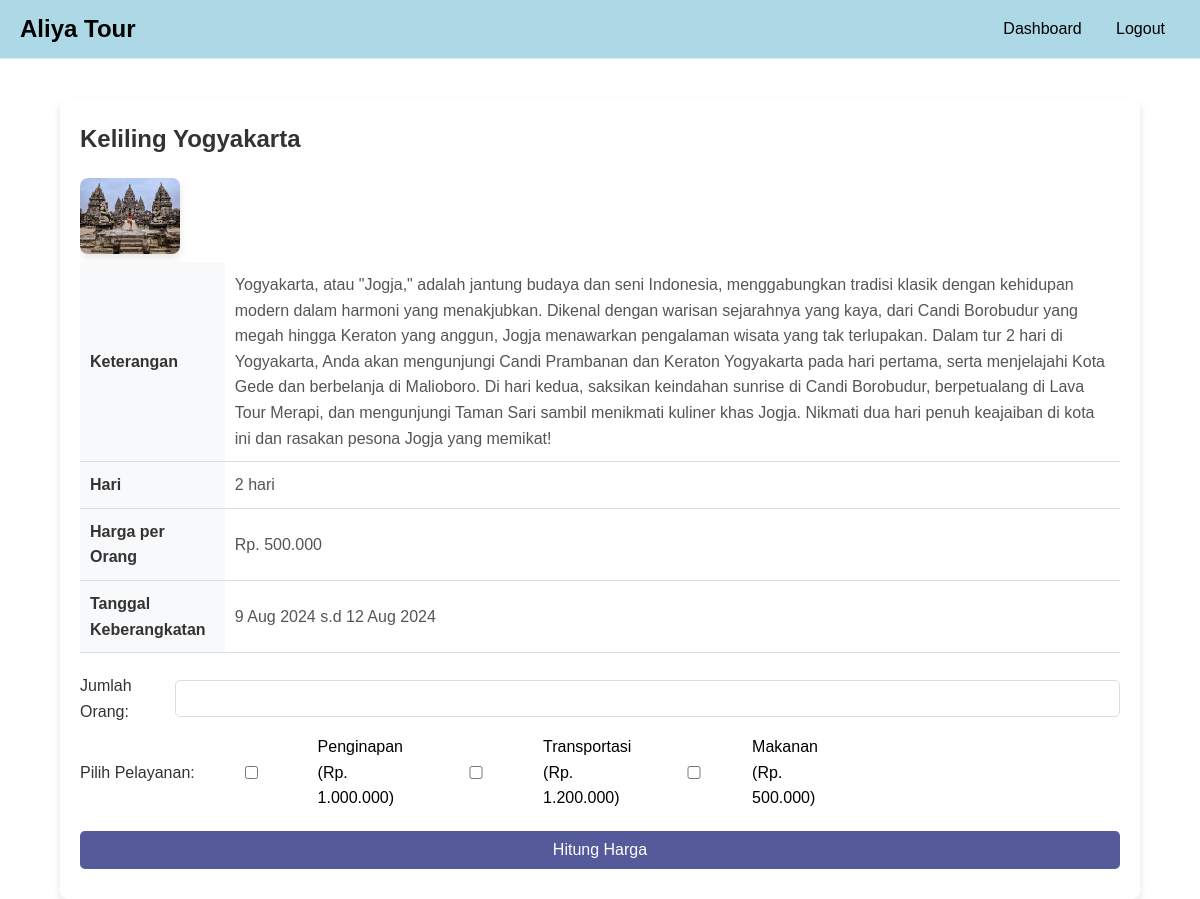
Page /pengguna/detail.php?id=15 on the committed database.
### tables this page shows
CREATE TABLE `paket_wisata` (
  `id` int(11) NOT NULL,
  `judul` varchar(255) NOT NULL,
  `hari` int(11) NOT NULL,
  `harga` decimal(10,2) NOT NULL,
  `keterangan` text NOT NULL,
  `created_at` timestamp NOT NULL DEFAULT current_timestamp(),
  `gambar` varchar(255) DEFAULT NULL,
  `tanggal_mulai` date DEFAULT NULL,
  `tanggal_akhir` date DEFAULT NULL
);

### pengguna/detail.php (the view, shortened to what this page needs)
<?php
include '../config.php';
$conn = new mysqli($servername, $username, $password, $dbname);
if (isset($_GET['id'])) {
    $id = intval($_GET['id']);
    $sql = "SELECT * FROM paket_wisata WHERE id = ?";
    $stmt = $conn->prepare($sql);
    $stmt->bind_param("i", $id);
    $stmt->execute();
    $result = $stmt->get_result();
    if ($result->num_rows > 0) {
        $row = $result->fetch_assoc();
        $tanggal_mulai = new DateTime($row['tanggal_mulai']);
        $tanggal_akhir = new DateTime($row['tanggal_akhir']);
        $tanggal_mulai_formatted = $tanggal_mulai->format('j M Y');
        $tanggal_akhir_formatted = $tanggal_akhir->format('j M Y');
    } else {
        die("Data tidak ditemukan.");
    }
} else {
    die("ID tidak diberikan.");
}
?>
<!DOCTYPE html>
<html lang="en">
<head>
    <link rel="stylesheet" href="../css/detail.css">
</head>
<body>
    <?php include '../nav/header1.php'; ?>
    <div class="container">
        <div class="details">
            <h1><?php echo htmlspecialchars($row['judul']); ?></h1>
            <div class="image" style="width: 100%; max-width: 800px; overflow: hidden;">
    <img src="../uploads/<?php echo htmlspecialchars($row['gambar']); ?>" alt="<?php echo htmlspecialchars($row['judul']); ?>" style="width: 100%; height: auto;">
</div>
            <table>
                <tr>
                    <th>Keterangan</th>
                    <td><?php echo htmlspecialchars($row['keterangan']); ?></td>
                </tr>
                <tr>
                    <th>Hari</th>
                    <td><?php echo htmlspecialchars($row['hari']); ?> hari</td>
                </tr>
                <tr>
                    <th>Harga per Orang</th>
                    <td>Rp. <?php echo number_format($row['harga'], 0, ',', '.'); ?></td>
                </tr>
                <tr>
                    <th>Tanggal Keberangkatan</th>
                    <td><?php echo "$tanggal_mulai_formatted s.d $tanggal_akhir_formatted"; ?></td>
                </tr>
            </table>
            <form method="post" action="<?php echo htmlspecialchars($_SERVER["PHP_SELF"]) . "?id=" . $id; ?>">
                <div class="form-group">
                    <label for="jumlah_orang">Jumlah Orang:</label>
                    <input type="number" name="jumlah_orang" id="jumlah_orang" min="1" required>
                </div>
                <div class="form-group">
                    <label>Pilih Pelayanan:</label><br>
                    <div class="checkbox-label">
                        <input type="checkbox" name="pelayanan[]" value="penginapan"> Penginapan (Rp. 1.000.000)
                    </div>
                    <div class="checkbox-label">
                        <input type="checkbox" name="pelayanan[]" value="transportasi"> Transportasi (Rp. 1.200.000)
                    </div>
                    <div class="checkbox-label">
                        <input type="checkbox" name="pelayanan[]" value="makanan"> Makanan (Rp. 500.000)
                    </div>
                </div>
                <div class="form-group">
                    <input type="submit" value="Hitung Harga">
                </div>
            </form>
        </div>
    </div>
</body>
</html>

### css/detail.css (style rules this page uses)
.container { max-width: 1200px; margin: auto; padding: 20px; }
.image { width: auto; border-radius: 8px; overflow: hidden; max-width: 100%; }
.image img { width: 100%; height: auto; object-fit: cover; border-radius: 8px; box-shadow: 0 4px 8px rgba(0, 0, 0, 0.1); }
.details { background: #fff; border-radius: 8px; box-shadow: 0 4px 8px rgba(0, 0, 0, 0.1); padding: 20px; margin-top: 100px; }
.details h1 { font-size: 24px; font-weight: 700; margin-bottom: 20px; color: #333; }
.details table { width: 100%; margin-bottom: 20px; border-collapse: collapse; }
.details table th, .details table td { padding: 10px; border-bottom: 1px solid #ddd; text-align: left; }
.details table th { background-color: #f8f9fa; color: #333; font-weight: 600; }
.details table td { color: #555; }
.details .form-group { display: flex; align-items: center; margin-bottom: 10px; }
.details .form-group input[type="checkbox"] { margin-right: 10px; }
.details .form-group label { margin: 0; font-weight: 400; color: #333; text-align: left; }
.details .form-group .checkbox-label { display: flex; align-items: center; margin-right: 0px; font-weight: 100; }
.details .form-group input, .details .form-group select, .details .form-group textarea { width: 100%; padding: 10px; border-radius: 5px; border: 1px solid #ddd; box-sizing: border-box; outline: none; transition: border-color 0.3s; }
.details .form-group input[type="submit"] { margin-top: 10px; background-color: #555a9b; color: #fff; border: none; padding: 10px 20px; border-radius: 5px; font-size: 16px; cursor: pointer; }

### css/style.css (style rules this page uses)
body { font-family: Arial, sans-serif; margin: 0; }
.container { width: 90%; max-width: 1200px; margin: 0 auto; padding: 0px; }
* { margin: 0; padding: 0; box-sizing: border-box; }
body { font-family: montserrat, sans-serif; line-height: 1.6; display: flex; flex-direction: column; min-height: 100vh; }
table { width: 100%; border-collapse: collapse; }
th { padding: 10px; text-align: center; }
td { padding: 10px; text-align: center; vertical-align: middle; }
img { max-width: 100px; height: auto; }

### rows in the picture
paket_wisata: judul "Keliling Yogyakarta", gambar (picture), keterangan "Yogyakarta, atau \"Jogja,\" adalah jantung budaya dan seni Indonesia, menggabungkan tradisi klasik dengan kehidupan modern dalam harmoni yang menakjubkan. Dikenal dengan warisan sejarahnya yang kaya, dari Candi Borobudur yang megah hingga Keraton yang anggun, Jogja menawarkan pengalaman wisata yang tak terlupakan. Dalam tur 2 hari di Yogyakarta, Anda akan mengunjungi Candi Prambanan dan Keraton Yogyakarta pada hari pertama, serta menjelajahi Kota Gede dan berbelanja di Malioboro. Di hari kedua, saksikan keindahan sunrise di Candi Borobudur, berpetualang di Lava Tour Merapi, dan mengunjungi Taman Sari sambil menikmati kuliner khas Jogja. Nikmati dua hari penuh keajaiban di kota ini dan rasakan…", hari "2", harga "500.000", tanggal_mulai "9 Aug 2024", tanggal_akhir "12 Aug 2024"
